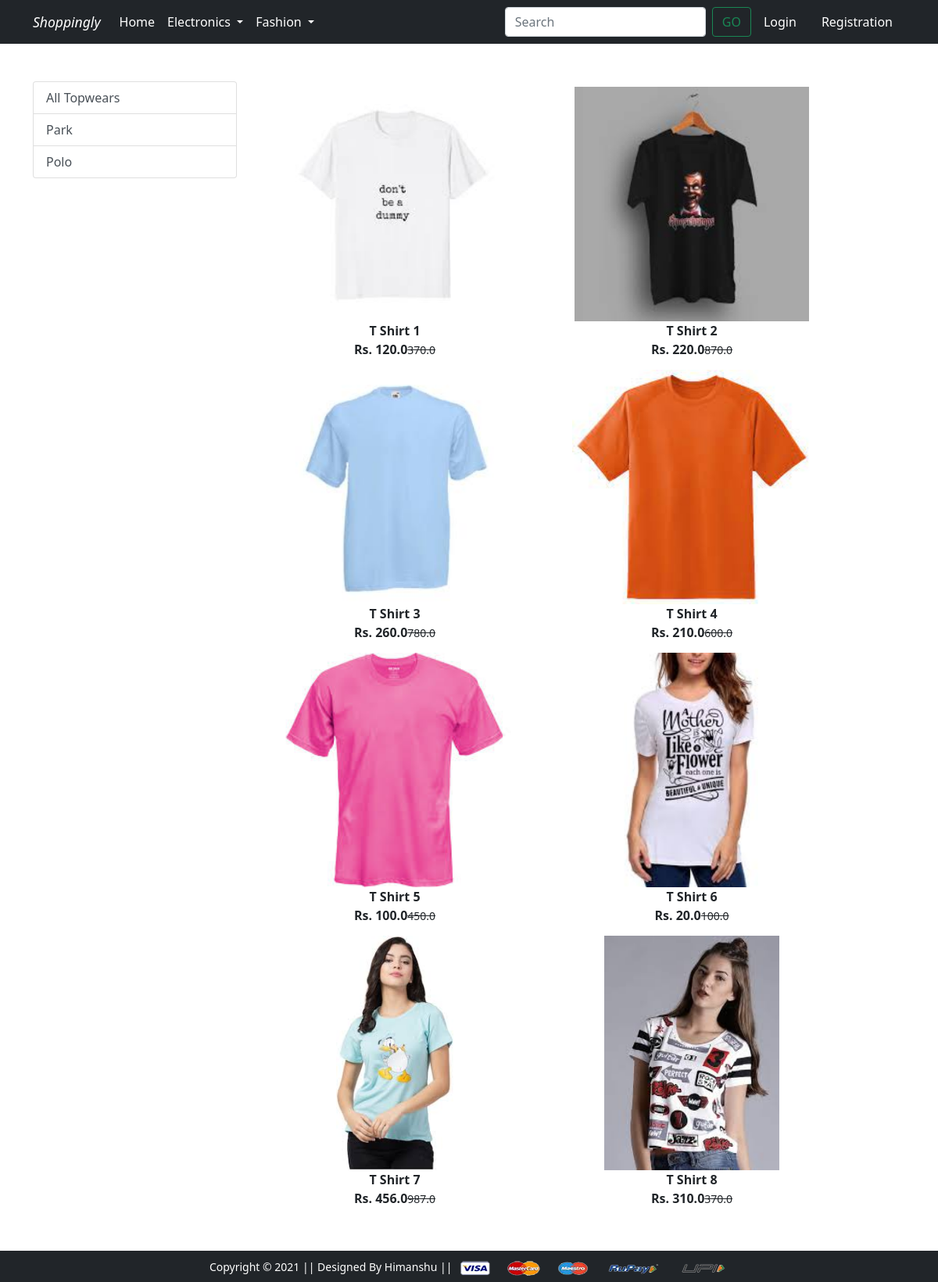
Screenshot of /topwear/ with the database file from the repository.
### app/models.py (models this page shows, shortened)
class Product(models.Model):
	title = models.CharField(max_length=100)
	selling_prize = models.FloatField(max_length=100)
	discount_prize = models.FloatField(max_length=100)
	description = models.TextField(max_length=100)
	brand = models.CharField(max_length=100)
	category = models.CharField(choices=CATEGORY_CHOICE, max_length=2)
	product_image = models.ImageField(upload_to='productimg/')

### app/views.py (the view)
# urls.py: path('topwear/', views.topwear, name='topwear'),
def topwear(request, data=None):
	if data == None:
		topwears = Product.objects.filter(category='TW')
	elif data == 'Park' or data == 'Polo':
		topwears = Product.objects.filter(category='TW').filter(brand=data)
	return render(request, 'app/topwear.html',{'topwears':topwears})

### app/templates/app/topwear.html (shortened to what this page needs)
{% extends 'app/base.html' %}
{% load static %}
{% block main-content %}
<div class="container my-5">
	<div class="row">
		<div class="col-sm-3">
			<div class="list-group">
				<a href="{% url 'topwear' %}" class="list-group-item
			 	list-group-item-action" aria-current="true">All Topwears</a>
			 	<a href="{% url 'topweardata' 'Park' %}" class="list-group-item
			 	list-group-item-action" aria-current="true">Park</a>
			 	<a href="{% url 'topweardata' 'Polo' %}" class="list-group-item
			 	list-group-item-action" aria-current="true">Polo</a>
			</div>
		</div>
		<div class="col-sm-8">
			<div class="row">
				{% for product in topwears %}
				  <div class="col-sm-6 text-center mb-6">
					  	<a href="{% url 'product-detail' product.id %}" class="btn">
							<div class="item">
								<img src="{{ product.product_image.url }}" alt="" height="300" class="">
								<div class="fw-bold">{{ product.title }}</div>
								<div class="fw-bold">Rs. {{ product.discount_prize }}<small class="fw-light text-decoration-line-through">{{ product.selling_prize }}</small></div>
							</div>
						</a>
				  </div>
				{% endfor %}
			</div>
		</div>
	</div>
</div>
{% endblock main-content %}

### rows the page displays
Product: product_image (picture), title "T Shirt 1", discount_prize "120.0", selling_prize "370.0"
Product: product_image (picture), title "T Shirt 2", discount_prize "220.0", selling_prize "870.0"
Product: product_image (picture), title "T Shirt 3", discount_prize "260.0", selling_prize "780.0"
Product: product_image (picture), title "T Shirt 4", discount_prize "210.0", selling_prize "600.0"
Product: product_image (picture), title "T Shirt 5", discount_prize "100.0", selling_prize "450.0"
Product: product_image (picture), title "T Shirt 6", discount_prize "20.0", selling_prize "100.0"
Product: product_image (picture), title "T Shirt 7", discount_prize "456.0", selling_prize "987.0"
Product: product_image (picture), title "T Shirt 8", discount_prize "310.0", selling_prize "370.0"
